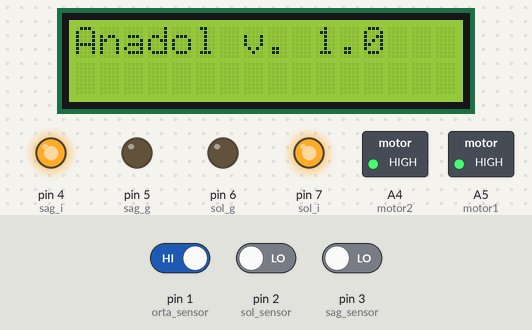
Bench run of a sketch on a simulated Arduino Uno, built with avr-gcc and run on an emulated ATmega328P. On the bench: 16×2 character LCD, switched loads named in the sketch (green lamp = pin HIGH), output pins drawn as LEDs (lit = HIGH). Inputs (shaded band) come from the test bench; at power-on: pin 2 (sol_sensor) LOW, pin 1 (orta_sensor) HIGH, pin 3 (sag_sensor) LOW.

Above: at 1.2 s.
1.3 s: pin 2 (sol_sensor) driven HIGH
At 1.7 s:
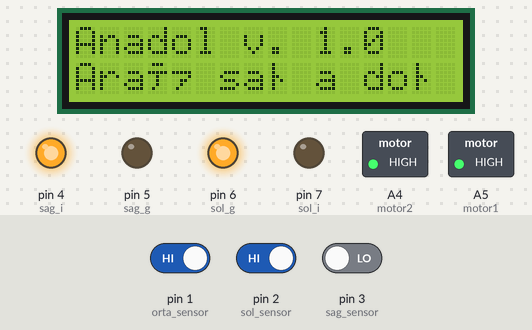
2.8 s: pin 1 (orta_sensor) driven LOW
At 4.0 s:
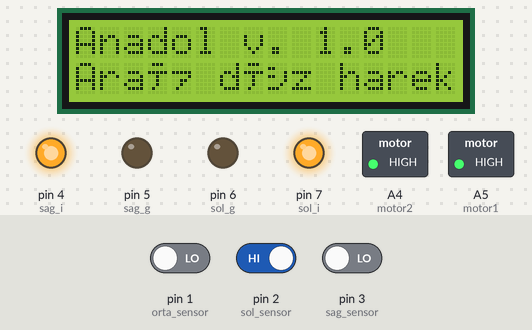
4.3 s: pin 3 (sag_sensor) driven HIGH
At 5.2 s:
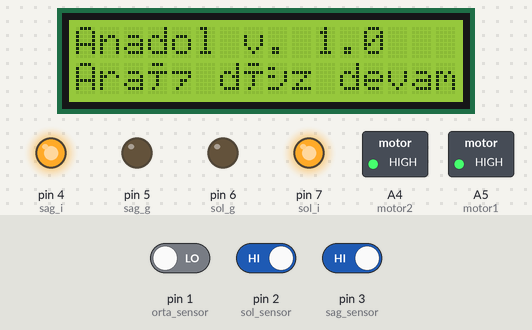
5.8 s: pin 2 (sol_sensor) driven LOW
At 6.4 s:
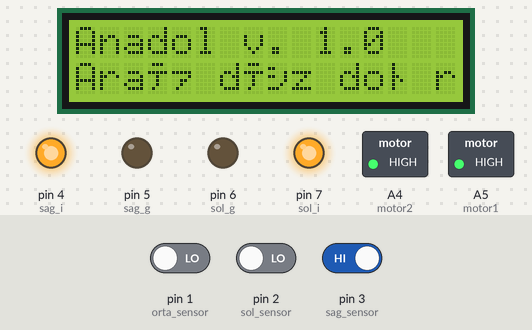
7.3 s: pin 1 (orta_sensor) driven HIGH
At 8.5 s:
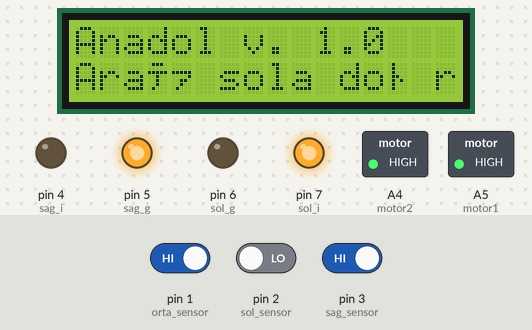
8.8 s: pin 3 (sag_sensor) driven LOW
At 9.8 s:
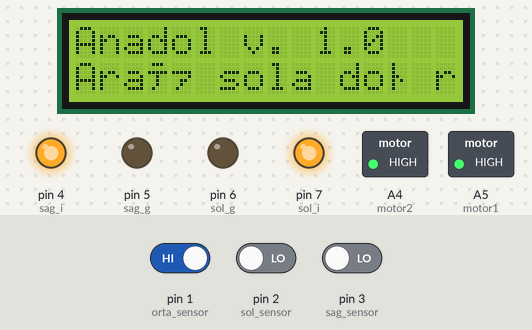
Timing chart, 0 to 11.3 s (numbered marks = the images above; inputs shaded):
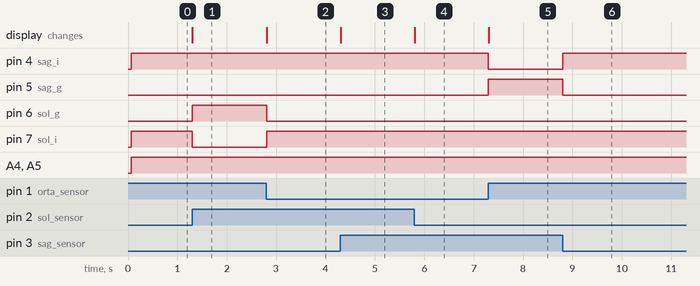

The sketch:

Arduino_Uno_Cizgi_Izleyen_Robot_ve_Lcd_Uygulamasi.ino
```cpp
#include <LiquidCrystal.h> //Lcd kullanımı için bu kütüphaneyi kullanmamız gerekiyor.

//Motor sürücü pinleri tanımlandı
const int sag_i = 4; //Sağ tekerin ileri hareketi
const int sag_g = 5; //Sağ tekerin geri hareketi
const int sol_i = 7; //Sol tekerin ileri hareketi
const int sol_g = 6; //Sol tekerin geri hareketi

//Sensör pinleri tanımlandı
const int sol_sensor = 2;
const int orta_sensor = 1;
const int sag_sensor = 3;
int konum; //son konumu bulmak için kullanılır.

LiquidCrystal lcd(13, 12, 11, 10, 9, 8); // LCD'nin baglandigi Arduino pinleri

int sol_durum, sag_durum, orta_durum; // sol, orta ve sağ sensörün durum değişkenleri tanımlandı

int motor1 = A5; //Mmotorun biri A5 pinine bağlandı
int motor2 = A4; //Bir değeri ise A4 pinine bağlandı

void setup()
{
  // motor sürücü pinleri çıkış olarak atandı
  pinMode(sag_i, OUTPUT);
  pinMode(sag_g, OUTPUT);
  pinMode(sol_i, OUTPUT);
  pinMode(sol_g, OUTPUT);

  // sensör pinleri giriş pini olarak atandı
  pinMode(sag_sensor, INPUT);
  pinMode(sol_sensor, INPUT);
  pinMode(orta_sensor, INPUT);

  lcd.begin(16, 2); // Kullandigimiz LCDnin sutun ve satir sayisini belirtmeliyiz
  lcd.print("Anadol v. 1.0"); // Ekrana yazi yazalim
}

// Ana döngümüzün girişi
void loop()
{
  lcd.setCursor(0, 1); //Lcd ekranının imleci sol alt köşededir
  // sol, orta ve sağ sensör okunup değişkenlere kaydedildi.
  sol_durum = digitalRead(sol_sensor);
  sag_durum = digitalRead(sag_sensor);
  orta_durum = digitalRead(orta_sensor);

  analogWrite(motor1, 255);
  analogWrite(motor2, 255);
  if (sol_durum == HIGH && sag_durum == HIGH && orta_durum==LOW) // Sadece ortada ki sensör siyah bandı görüyor ise tüm motorlar ileri yönde çalıştırıldı.
  {
    digitalWrite(sag_i, HIGH);
    digitalWrite(sag_g, LOW);
    digitalWrite(sol_i, HIGH);
    digitalWrite(sol_g, LOW);
    lcd.print("Araç düz devam ediyor.");
    konum=2;
  }
  else if (sol_durum == HIGH && sag_durum == LOW && orta_durum== HIGH) // sağ sensör siyah görüyor ise sol motor çalıştırıldı.
  {
    digitalWrite(sol_i, LOW);
    digitalWrite(sol_g, HIGH);
    digitalWrite(sag_i, HIGH);
    digitalWrite(sag_g, LOW);
    lcd.print("Araç sağa doğru dönüyor.");
    konum=3;
  }
  else if (sol_durum == LOW && sag_durum == HIGH && orta_durum== HIGH) // sol sensör siyah görüyor ise sağ motor çalıştırıldı.
  {
    digitalWrite(sol_i, HIGH);
    digitalWrite(sol_g, LOW);
    digitalWrite(sag_i, LOW);
    digitalWrite(sag_g, HIGH);
    lcd.print("Araç sola doğru dönüyor.");
    konum=1;
  }
  else if (sol_durum == LOW && sag_durum == HIGH && orta_durum==LOW) // sol sensör ve orta sensör siyah görüyor ise iki motor dar çalıştırıldı.
  {
    lcd.print("Araç düz doğru hareket ediyor.");
    digitalWrite(sol_i, HIGH);
    digitalWrite(sol_g, LOW);
    digitalWrite(sag_i, HIGH);
    digitalWrite(sag_g, LOW);
    konum=2;
  }
  else if (sol_durum== HIGH && sag_durum== LOW && orta_durum==LOW) // sağ sensör ve orta sensör siyah görüyor ise ise iki motor dar çalıştırıldı.
  {
    lcd.print("Araç düz hareket ediyor.");
    digitalWrite(sol_i, HIGH);
    digitalWrite(sol_g, LOW);
    digitalWrite(sag_i, HIGH);
    digitalWrite(sag_g, LOW);
    konum=2;
  }
  else if (sol_durum== LOW && sag_durum== LOW && orta_durum==HIGH) //bu durum sensörlerin stabil olmamasından kaynaklı normalde olmamızı gereken bir durum
  {
    digitalWrite(sag_i, HIGH);
    digitalWrite(sag_g, LOW);
    digitalWrite(sol_i, HIGH);
    digitalWrite(sol_g, LOW);
    konum=2;
  }
  else if(sol_durum== HIGH && sag_durum== HIGH && orta_durum==HIGH) //araç eğer pist dışındaysa son konuma git
  {
     if(konum==1)
     {
      digitalWrite(sol_i, HIGH);
      digitalWrite(sol_g, LOW);
      digitalWrite(sag_i, LOW);
      digitalWrite(sag_g, HIGH);
     }
     else if(konum==3)
     {
      digitalWrite(sol_i, LOW);
      digitalWrite(sol_g, HIGH);
      digitalWrite(sag_i, HIGH);
      digitalWrite(sag_g, LOW);
     }

     else if(konum==2)
     {
      digitalWrite(sag_i, HIGH);
      digitalWrite(sag_g, LOW);
      digitalWrite(sol_i, HIGH);
      digitalWrite(sol_g, LOW);
     }
  }
  else  //eğer yukarıda şartların hiçbiri değilse dur.
  {
    digitalWrite(sag_i, LOW);
    digitalWrite(sag_g, LOW);
    digitalWrite(sol_i, LOW);
    digitalWrite(sol_g, LOW);
  }
}
```

Measured:
- after the input at 1.3 s, pin 6 (sol_g): LOW → HIGH at once; pin 7 (sol_i): HIGH → LOW at once; the display: changes at once (image 1)
- after the input at 2.8 s, pin 6 (sol_g): HIGH → LOW at once; pin 7 (sol_i): LOW → HIGH at once; the display: changes at once (image 2)
- after the input at 4.3 s, the display: changes at once (image 3)
- after the input at 5.8 s, the display: changes at once (image 4)
- after the input at 7.3 s, pin 4 (sag_i): HIGH → LOW at once; pin 5 (sag_g): LOW → HIGH at once; the display: changes at once (image 5)
- after the input at 8.8 s, pin 4 (sag_i): LOW → HIGH at once; pin 5 (sag_g): HIGH → LOW at once
